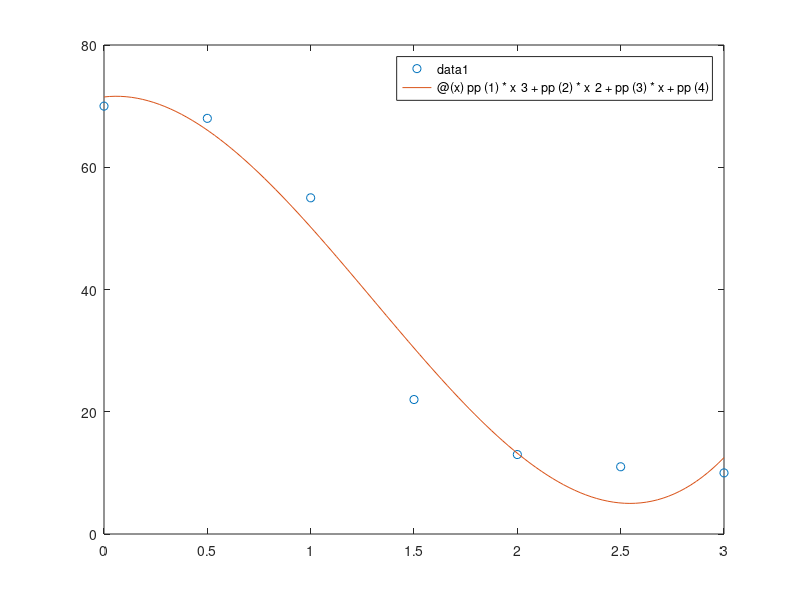

MATLAB code for this plot:
Depth = [0 0.5 1.0 1.5 2.0 2.5 3.0];
Temparature = [70 68 55 22 13 11 10];

pp = polyfit(Depth,Temparature,3);

f = @(x) pp(1)*x^3 + pp(2)*x^2 + pp(3)*x + pp(4);
d1f = @(x) pp(1)*3*x^2 + pp(2)*2*x + pp(3);
d2f = @(x) pp(1)*6*x + pp(2)*2;

x1 = linspace(10,70,7);
y1 = polyval(pp,x1);

thermocline_depth = (-pp(2)*2)/(pp(1)*6)
J = -0.02*d1f(thermocline_depth)

figure;
plot(Depth,Temparature,'o');
hold on;
fplot(f,[0 3]);
hold off;
